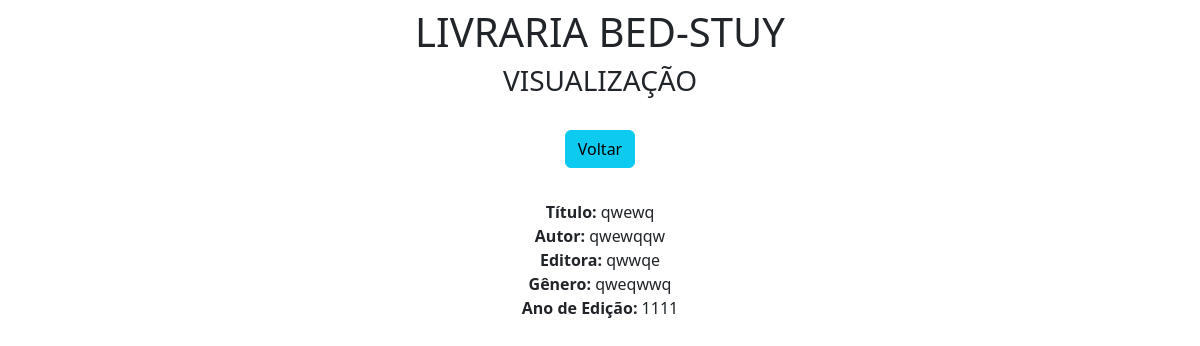
The page /view/15/ on the database its author committed.
### appcrud/models.py (models this page shows)
class Livros(models.Model):
    capa = models.ImageField()
    titulo = models.CharField(max_length=70)
    autor = models.CharField(max_length=70)
    editora = models.CharField(max_length=30)
    genero = models.CharField(max_length=30)
    ano_ed = models.IntegerField()

### appcrud/views.py (the view)
# urls.py: path('view/<int:pk>/', view, name='view'),
def view(request, pk): #função de visualização, recebe uma requisição e a chave primária como parâmetro
    data = {} #cria dicionário para armazenar os dados a serem passados para o template
    data['db'] = Livros.objects.get(pk = pk) #pega o valor da chave prim. e armazena no dicionário
    return render(request, 'view.html', data) #renderiza o view.html com os dados do dicionário

### appcrud/templates/view.html (shortened to what this page needs)
<!doctype html>
<html lang="pt-br">
<head>
  <link rel="stylesheet" href="https://cdn.jsdelivr.net/npm/bootstrap@5.3.3/dist/css/bootstrap.min.css" rel="stylesheet"
>
</head>
<body>
  <div class="col-8 m-auto pt-2 pb-2 text-center">
    <h1>LIVRARIA BED-STUY</h1>
    <h3>VISUALIZAÇÃO</h3>
  </div>
  <div class="col-8 m-auto pt-3 pb-2 text-center">
    <a href="/" class="btn btn-info">Voltar</a>
  </div>
  <div class="col-8 m-auto pt-4 pb-2 text-center">
    <strong>Título: </strong>{{db.titulo}}<br>
    <strong>Autor: </strong>{{db.autor}}<br>
    <strong>Editora: </strong>{{db.editora}}<br>
    <strong>Gênero: </strong>{{db.genero}}<br>
    <strong>Ano de Edição: </strong>{{db.ano_ed}}<br>
  </div>
</body>
</html>

### rows shown on the page
Livros: titulo "qwewq", autor "qwewqqw", editora "qwwqe", genero "qweqwwq", ano_ed "1111"
